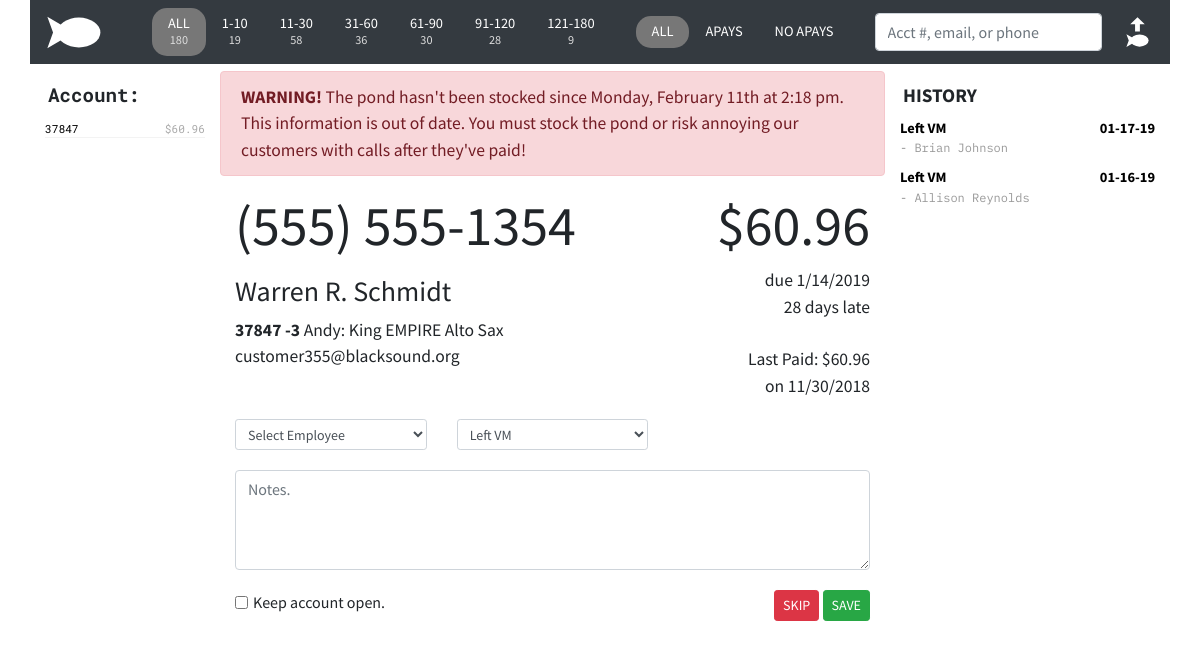
Page /?lookup=37847 (signed in) on the committed database.
### tables this page shows
CREATE TABLE `fishes` (
  `crnt_pk` int(6) DEFAULT NULL,
  `crnt_acct` int(11) DEFAULT NULL,
  `crnt_sub` int(11) DEFAULT NULL,
  `crnt_desc` varchar(50) DEFAULT NULL,
  `crnt_student` varchar(30) DEFAULT NULL,
  `crnt_lastdate` varchar(12) DEFAULT NULL,
  `crnt_lastamt` decimal(10,2) DEFAULT NULL,
  `crnt_amtdue` decimal(10,2) DEFAULT NULL,
  `crnt_payoff` decimal(10,2) DEFAULT NULL,
  `crnt_ndate` varchar(12) DEFAULT NULL,
  `crnt_paymentdue` decimal(10,2) DEFAULT NULL,
  `crnt_latedue` decimal(10,2) DEFAULT NULL,
  `crnt_otherdue` decimal(10,2) DEFAULT NULL,
  `crnt_payments` varchar(30) DEFAULT NULL,
  `crnt_last` varchar(20) DEFAULT NULL,
  `crnt_zip` varchar(10) DEFAULT NULL,
  `crnt_qty` decimal(2,0) DEFAULT NULL,
  `crnt_sku` varchar(30) DEFAULT NULL,
  `crnt_email` varchar(50) DEFAULT NULL,
  `crnt_emailmethod` varchar(5) DEFAULT NULL,
  `crnt_addr1` varchar(50) DEFAULT NULL,
  `crnt_addr2` varchar(50) DEFAULT NULL,
  `crnt_addr3` varchar(50) DEFAULT NULL,
  `crnt_addr4` varchar(50) DEFAULT NULL,
  `crnt_addr5` varchar(50) DEFAULT NULL,
  `crnt_name` varchar(50) DEFAULT NULL,
  `crnt_hmphone` varchar(50) DEFAULT NULL,
  `crnt_rntdesc` varchar(50) DEFAULT NULL,
  `crnt_extra1` varchar(11) DEFAULT NULL,
  `crnt_extra2` varchar(50) DEFAULT NULL
);

CREATE TABLE `contact` (
  `ID` int(11) NOT NULL,
  `ctac_acct` int(11) NOT NULL,
  `ctac_date` int(12) NOT NULL,
  `ctac_lanid` varchar(20) NOT NULL,
  `ctac_action` varchar(20) NOT NULL,
  `ctac_note` text NOT NULL,
  `ctac_daysLate` int(11) NOT NULL,
  `ctac_seen` varchar(1) NOT NULL
);

### application/controller/home.php (called while the page is built, shortened)
<?php
class Home extends Controller
{
    public function index()
    {
        $session = $this->model->setSessionVariables();
        if (isset($_GET["lookup"])) {
            $accountQuery = $this->model->displayAccount($_GET["lookup"]);
            $listHeader = "Account:";
        }
        $accountHistory = $this->model->accountHistory($accountQuery[0]->crnt_acct);
        $addItUp = $this->model->addItUp($accountQuery);
        $lastStocked = file_get_contents(ROOT . 'public/laststocked.txt');
        require APP . 'view/_templates/header.php';
        require APP . 'view/home/left-column.php';
        require APP . 'view/home/middle-column.php';
        require APP . 'view/home/right-column.php';
        require APP . 'view/_templates/footer.php';
    }
}

### public/index.php (called while the page is built, shortened)
<?php
require APP . 'core/controller.php';
$app = new Application();

### application/core/controller.php (called while the page is built, shortened)
<?php
class Controller
{
    public $db = null;
    private function openDatabaseConnection()
    {
        $options = array(PDO::ATTR_DEFAULT_FETCH_MODE => PDO::FETCH_OBJ, PDO::ATTR_ERRMODE => PDO::ERRMODE_WARNING);
        $this->db = new PDO(DB_TYPE . ':host=' . DB_HOST . ';dbname=' . DB_NAME . ';charset=' . DB_CHARSET, DB_USER, DB_PASS, $options);
    }
    public function loadModel()
    {
        require APP . 'model/model.php';
        $this->model = new Model($this->db);
    }
}

### application/model/model.php (called while the page is built, shortened)
<?php
class Model
{
    function __construct($db)
    {
        try {
            $this->db = $db;
        } catch (PDOException $e) {
            exit('Database connection could not be established.');
        }
    }
    public function setSessionVariables()
    {
        $variables = (object) [
            'apay' => $_SESSION["apay"],
            'minmax' => $_SESSION["minmax"],
            'lanid' => $_SESSION["ctac_lanid"]
        ];
        return $variables;
    }
    public function accountHistory($account)
    {
        $sql = "SELECT * FROM contact WHERE ctac_acct = $account ORDER BY ctac_date DESC";
        $query = $this->db->prepare($sql);
        $query->execute();
        return $query->fetchAll();
    }
    public function displayAccount($search)
    {
        $sql = "SELECT * FROM fishes WHERE :search IN (crnt_acct,crnt_hmphone,crnt_email)";
        $query = $this->db->prepare($sql);
        $parameters = array(':search' => $search);
        $query->execute($parameters);
        $result = $query->fetchAll();
        if (sizeof($result) > 0) {
            return $result;
        } else {
            header('location: ' . URL . 'home/noresults');
        }
    }
}

### application/view/home/middle-column.php (the view, shortened to what this page needs)
<section class="col-sm-7 middle-column">
    <section class="row account-info">
        <div ID="stock-pond-warning" class="alert alert-danger">
            <b>WARNING!</b> The pond hasn't been stocked since <?php echo  date('l, F jS \a\t g:i a', $lastStocked)?>. This information is out of date. You must stock the pond or risk annoying our customers with calls after they've paid!
        </div>
        <section class="col-sm-8 account-left">
            <div class="account-detail">
                <h1><?php echo ($accountQuery[0]->crnt_hmphone != "(   )    -") ? $accountQuery[0]->crnt_hmphone : "NO PHONE"; ?></h1>
                <p>
                <h3 id="crnt_name"><?php echo htmlspecialchars($accountQuery[0]->crnt_name)?> </h3>
                    <strong><?php echo $accountQuery[0]->crnt_acct . $addItUp->sub;?></strong> <?php echo $addItUp->student;?><br>
                    <?php echo ($accountQuery[0]->crnt_email != "") ? htmlspecialchars($accountQuery[0]->crnt_email) : "NO EMAIL"; ?>
                </p>
            </div>
        </section>
        <section class="col-sm-4 account-right">
            <h1>$<?php echo number_format($addItUp->payment, 2)?></h1>
            due <?php echo $accountQuery[0]->crnt_ndate; ?><br>
            <?php echo $accountQuery[0]->crnt_extra1;?> days late<br>
            <br>
            Last Paid: $<?php echo $accountQuery[0]->crnt_lastamt;?><br>
            on <?php echo $accountQuery[0]->crnt_lastdate;?><br>
        </section>
    </section>
    <form action="<?php echo URL; ?>" method="POST">
    <section class="row action">
        <section class="col-sm-4">
            <select class="form-control form-control-sm" name="ctac_lanid" required>
                <?php
                if ($session->lanid == "") echo "<option value=\"\">Select Employee</option>";
                ?>
            </select>
        </section>
        <section class="col-sm-4">
            <select class="form-control form-control-sm" name="ctac_action" id="ctac_action" autofocus>
                <option value="Left VM" selected>Left VM</option>
            </select>
        </section>
        <section class="col-sm-4">
        </section>
    </section>
    <section class="row">
        <section class="col-sm-12">
            <textarea name="ctac_note" placeholder="Notes." ID="ctac_note" class="form-control"></textarea>
        </section>
    </section>
    <section class="row action-save">
        <section class="col-sm-6 action-checkboxes">
            <div class="form-check form-check-inline">
                <input name="crnt_extra2" class="form-check-input" type="checkbox" value="N">
                <label class="form-check-label" for="inlineCheckbox1">Keep account open.</label>
            </div>
        </section>
        <section class="col-sm-6 contact-save">
            <input type="submit" name="contact" value="SKIP" class="btn btn-danger btn-sm">
            <input type="submit" name="contact" value="SAVE" class="btn btn-success btn-sm">
        </section>
    </section>
    </form>
</section>

### application/view/home/left-column.php
<section class="col-sm-2 left-column">
    <div class="col-header">
        <?php echo $listHeader; ?>
    </div>
    <ul class="account-list">
        <?php foreach ($accountQuery as $account) { ?>
            <li class="account-list-item">
                <a href="<?php echo URL; ?>?lookup=<?php echo $account->crnt_acct; ?>"><?php echo $account->crnt_acct; ?></a>
                <span class="account-list-bal-due">$<?php echo number_format($account->crnt_paymentdue, 2); ?></span>
            </li>
        <?php } ?>
    </ul>
</section>

### application/view/home/right-column.php (shortened to what this page needs)
<section class="col-sm-3 right-column">
    <div class="col-header">
        HISTORY
    </div>
    <?php
    if (sizeof($accountHistory) == 0) {
        echo "<div class=\"history-action\">This account has no previous contact history.</div>";
    } else {
        foreach ($accountHistory as $contact) { ?>
            <div class="history-item" ID="<?php echo $contact->ID; ?>">
                <div class="history-action">
                    <?php if (isset($contact->ctac_action)) echo htmlspecialchars($contact->ctac_action, ENT_QUOTES, 'UTF-8'); ?>
                    <span class="history-date">
                        <?php if (isset($contact->ctac_date)) echo date("m-d-y", $contact->ctac_date); ?>
                    </span>
                </div>
                <div class="history-note">
                    - <?php echo htmlspecialchars($contact->ctac_lanid, ENT_QUOTES, 'UTF-8'); ?>
                </div>
            </div>
    <?php }
    } ?>
</section>

### public/css/style.css (style rules this page uses)
body { font-family: 'Source Sans Pro', sans-serif; }
h1 { font-size: 3.5rem; }
textarea { margin: 20px 0 20px 0; }
.col-header { font-weight: bold; font-size: 120%; padding: 10px 0px 8px 3px; }
.left-column { font-family: 'Roboto Mono', monospace; }
.account-list { list-style-type: none; padding-left: 0; font-size: 70%; color: #aaa; }
.account-list-item { margin-top: 3px; border-bottom: 1px solid #f3f3f3; }
.account-list-item a { color: black; }
.account-list-bal-due { float: right; }
#stock-pond-warning { display: none; }
.account-info { font-size: 110%; }
.account-right { text-align: right; }
.action { margin-top: 20px; }
#ctac_note { width: 100%; height: 100px; }
.contact-save { text-align: right; }
.history-item { margin-bottom: 10px; }
.history-action { font-size: 90%; color: #000; font-weight: bold; }
.history-date { float: right; }
.history-note { font-family: 'IBM Plex Mono', monospace; font-size: 75%; color: #999; }

### rows in the picture
fishes: crnt_acct "37847", crnt_paymentdue "60.96", crnt_hmphone "(555) 555-1354", crnt_name "Warren R. Schmidt", crnt_email "customer355@blacksound.org", crnt_ndate "1/14/2019", crnt_extra1 "28", crnt_lastamt "60.96", crnt_lastdate "11/30/2018"
contact: ctac_action "Left VM", ctac_date "01-17-19", ctac_lanid "Brian Johnson"
contact: ctac_action "Left VM", ctac_date "01-16-19", ctac_lanid "Allison Reynolds"

### other values in the picture
$aging->all "180"
$aging->one "19"
$aging->eleven "58"
$aging->thirtyOne "36"
$aging->sixtyOne "30"
$aging->ninetyOne "28"
$aging->oneTwentyPlus "9"
$listHeader "Account:"
date('l, F jS \a\t g:i a', $lastStocked) "Monday, February 11th at 2:18 pm"
$addItUp->sub "-3"
$addItUp->student "Andy: King EMPIRE Alto Sax"
$addItUp->payment "60.96"
